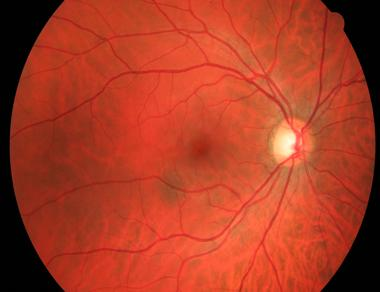
%> input picture research_Images/medical_Images/retinal.jpg, 380 x 292 px
$ octave ResultswDiffBenchmarksColor.m   (GNU Octave 9; MATLAB toolbox functions it lacks are replaced by stand-ins)
%> lines starting %> are read from the running program, lines starting %| are printed output that depends on the picture
### all_codes/Bharat_sir/mf.m

function OutImg = mf(nImg,mfw)

% clc; clear;
% Img= imread('lena_gray_256.tif');
% nd= 0.3;
% nImg= imnoise(Img, 'salt & pepper', nd);
mfw=5;

% Img=[61	62	64	65	66	66	68	65	64	73
% 57	60	64	67	70	71	65	66	72	82
% 61	62	63	64	65	66	63	72	84	91
% 73	70	67	65	63	61	70	80	91	96
% 81	80	79	78	77	77	84	87	91	95
% 82	86	90	94	97	99	96	91	88	91
% 80	86	93	99	103	105	109	108	106	103
% 86	89	92	95	97	98	107	107	107	107
% 93	93	93	93	93	94	101	102	103	105
% 98	98	98	98	98	98	95	96	97	98];
% nImg=[255	255	255	255	0	0	255	0	0	255
% 0	0	0	0	255	71	0	0	0	0
% 255	255	0	255	0	0	255	0	0	0
% 0	70	0	0	255	0	255	255	0	0
% 0	255	255	0	77	255	0	255	0	95
% 255	0	0	0	0	255	0	255	0	255
% 0	0	0	255	255	255	255	0	0	255
% 255	0	255	0	255	0	255	255	0	0
% 255	255	0	0	0	0	0	0	255	0
% 255	255	255	0	255	0	0	0	255	255];

rng= (mfw-1)/2;
pad=rng;
[row col]= size(nImg);

imgZP= zeros(row+2*rng,col+2*rng);
imgZP(1+pad:row+pad,1+pad:col+pad)= nImg;
% comp=0;
% Nop=0;
% tic
for i= 1+pad: row+pad
    for j= 1+pad: col+pad
        if(imgZP(i,j)~=0)&&(imgZP(i,j)~=255)
            pixel= imgZP(i,j);
        else
            wind=  imgZP(i-rng:i+rng,j-rng:j+rng);
            pixel= median(reshape(wind(),1,[]));     %else calculate median
%             comp= comp+(2*rng+1);
        end
        OutImg(i-pad,j-pad)= uint8(pixel);
    end
end
% [7 lines of commented-out code are left out]
end

### all_codes/Bharat_sir/ssim.m
%function [mssim, ssim_map] = ssim(img1, img2, K, window, L)

% ========================================================================
% SSIM Index with automatic downsampling, Version 1.0
% Copyright(c) 2009 Zhou Wang
% All Rights Reserved.
%
% ----------------------------------------------------------------------
% Permission to use, copy, or modify this software and its documentation
% for educational and research purposes only and without fee is hereby
% granted, provided that this copyright notice and the original authors'
% names appear on all copies and supporting documentation. This program
% shall not be used, rewritten, or adapted as the basis of a commercial
% software or hardware product without first obtaining permission of the
% authors. The authors make no representations about the suitability of
% this software for any purpose. It is provided "as is" without express
% or implied warranty.
%----------------------------------------------------------------------
%
% This is an implementation of the algorithm for calculating the
% Structural SIMilarity (SSIM) index between two images
%
% Please refer to the following paper and the website with suggested usage
%
% Z. Wang, A. C. Bovik, H. R. Sheikh, and E. P. Simoncelli, "Image
% quality assessment: From error visibility to structural similarity,"
% IEEE Transactios on Image Processing, vol. 13, no. 4, pp. 600-612,
% Apr. 2004.
%
% http://www.ece.uwaterloo.ca/~z70wang/research/ssim/
%
% Note: This program is different from ssim_index.m, where no automatic
% downsampling is performed. (downsampling was done in the above paper
% and was described as suggested usage in the above website.)
%
% Kindly report any suggestions or corrections to zhouwang@ieee.org
%
%----------------------------------------------------------------------
%
%Input : (1) img1: the first image being compared
%        (2) img2: the second image being compared
%        (3) K: constants in the SSIM index formula (see the above
%            reference). defualt value: K = [0.01 0.03]
%        (4) window: local window for statistics (see the above
%            reference). default widnow is Gaussian given by
%            window = fspecial('gaussian', 11, 1.5);
%        (5) L: dynamic range of the images. default: L = 255
%
%Output: (1) mssim: the mean SSIM index value between 2 images.
%            If one of the images being compared is regarded as
%            perfect quality, then mssim can be considered as the
%            quality measure of the other image.
%            If img1 = img2, then mssim = 1.
%        (2) ssim_map: the SSIM index map of the test image. The map
%            has a smaller size than the input images. The actual size
%            depends on the window size and the downsampling factor.
%
%Basic Usage:
%   Given 2 test images img1 and img2, whose dynamic range is 0-255
%
function [mssim, ssim_map] = ssim(img1, img2)
%
%Advanced Usage:
%   User defined parameters. For example
%
%   K = [0.05 0.05];
%   window = ones(8);
%   L = 100;
%   [mssim, ssim_map] = ssim(img1, img2, K, window, L);
%
%Visualize the results:
%
%   mssim                        %Gives the mssim value
%   imshow(max(0, ssim_map).^4)  %Shows the SSIM index map
%========================================================================


if (nargin < 2 || nargin > 5)
   mssim = -Inf;
   ssim_map = -Inf;
   return;
end

if (size(img1) ~= size(img2))
   mssim = -Inf;
   ssim_map = -Inf;
   return;
end

[M N] = size(img1);

if (nargin == 2)
   if ((M < 11) || (N < 11))
	   mssim = -Inf;
	   ssim_map = -Inf;
      return
   end
   window = fspecial('gaussian', 11, 1.5);	%
   K(1) = 0.01;					% default settings
   K(2) = 0.03;					%
   L = 255;                                     %
end

if (nargin == 3)
   if ((M < 11) || (N < 11))
	   mssim = -Inf;
	   ssim_map = -Inf;
      return
   end
   window = fspecial('gaussian', 11, 1.5);
   L = 255;
   if (length(K) == 2)
      if (K(1) < 0 || K(2) < 0)
		   mssim = -Inf;
   		ssim_map = -Inf;
	   	return;
      end
   else
	   mssim = -Inf;
   	ssim_map = -Inf;
	   return;
   end
end

if (nargin == 4)
   [H W] = size(window);
   if ((H*W) < 4 || (H > M) || (W > N))
	   mssim = -Inf;
	   ssim_map = -Inf;
      return
   end
   L = 255;
   if (length(K) == 2)
      if (K(1) < 0 || K(2) < 0)
		   mssim = -Inf;
   		ssim_map = -Inf;
	   	return;
      end
   else
	   mssim = -Inf;
   	ssim_map = -Inf;
	   return;
   end
end

if (nargin == 5)
   [H W] = size(window);
   if ((H*W) < 4 || (H > M) || (W > N))
	   mssim = -Inf;
	   ssim_map = -Inf;
      return
   end
   if (length(K) == 2)
      if (K(1) < 0 || K(2) < 0)
		   mssim = -Inf;
   		ssim_map = -Inf;
	   	return;
      end
   else
	   mssim = -Inf;
   	ssim_map = -Inf;
	   return;
   end
end


img1 = double(img1);
img2 = double(img2);

% automatic downsampling
f = max(1,round(min(M,N)/256));
%downsampling by f
%use a simple low-pass filter
if(f>1)
    lpf = ones(f,f);
    lpf = lpf/sum(lpf(:));
    img1 = imfilter(img1,lpf,'symmetric','same');
    img2 = imfilter(img2,lpf,'symmetric','same');

    img1 = img1(1:f:end,1:f:end);
    img2 = img2(1:f:end,1:f:end);
end

C1 = (K(1)*L)^2;
C2 = (K(2)*L)^2;
window = window/sum(sum(window));

mu1   = filter2(window, img1, 'valid');
mu2   = filter2(window, img2, 'valid');
mu1_sq = mu1.*mu1;
mu2_sq = mu2.*mu2;
mu1_mu2 = mu1.*mu2;
sigma1_sq = filter2(window, img1.*img1, 'valid') - mu1_sq;
sigma2_sq = filter2(window, img2.*img2, 'valid') - mu2_sq;
sigma12 = filter2(window, img1.*img2, 'valid') - mu1_mu2;

if (C1 > 0 && C2 > 0)
   ssim_map = ((2*mu1_mu2 + C1).*(2*sigma12 + C2))./((mu1_sq + mu2_sq + C1).*(sigma1_sq + sigma2_sq + C2));
else
   numerator1 = 2*mu1_mu2 + C1;
   numerator2 = 2*sigma12 + C2;
	denominator1 = mu1_sq + mu2_sq + C1;
   denominator2 = sigma1_sq + sigma2_sq + C2;
   ssim_map = ones(size(mu1));
   index = (denominator1.*denominator2 > 0);
   ssim_map(index) = (numerator1(index).*numerator2(index))./(denominator1(index).*denominator2(index));
   index = (denominator1 ~= 0) & (denominator2 == 0);
   ssim_map(index) = numerator1(index)./denominator1(index);
end

mssim = mean2(ssim_map);

return

### all_codes/Bharat_sir/ResultswDiffBenchmarksColor.m
%%% Function to run all mf functions on benchmark color images with varying noise
%%% density.

clc; clear all;                                 % Clear all existing variables
Img= uint8(zeros(292,380,3,9));

Img(:,:,:,1)= imread('retinal.jpg');               % Reading input image
% Img(:,:,:,2)= imread('TestImagesColor\mandril_color_512.tif');
% Img(:,:,:,3)= imread('TestImagesColor\pepper_color_512.tif');

d=0.89;                                          % Default value of Noise density

for i= 1:9
    nImg(:,:,:,i)= uint8(imnoise(Img(:,:,:,i),'salt & pepper',d+0.01*i));   % Introducing noise
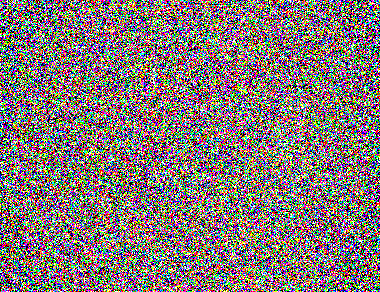
%> nImg: size 292x380x3 uint8; mean R, G, B 131.4, 120.1, 118.5

    for j=1:3
        mf_OutImg(:,:,j,i) = mf(nImg(:,:,j,i),3); % Call mf conventional median filter
    end
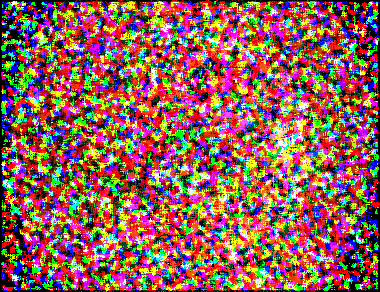
%> mf_OutImg: size 292x380x3 uint8; mean R, G, B 142.9, 95, 86.8
    tmp1(i,1)=psnr(Img(:,:,:,i),mf_OutImg(:,:,:,i));                      % Calculate PSNR of mf
    eval(['psnr_mf' num2str(i) '= tmp1(i,1)']);
    tmp2(i,1)=ssim(Img(:,:,:,i),mf_OutImg(:,:,:,i));                      % Calculate SSIM
%> the run ends on the next line
